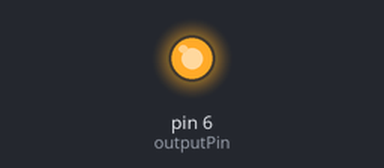
Simulated run of this sketch. Board: Arduino Uno, built with avr-gcc and run on an emulated ATmega328P. Shown: output pins drawn as LEDs (lit = HIGH).

Above: at 0.35 s.
At 7.5 s:
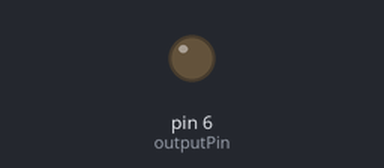
Timing chart, 0 to 11.3 s (numbered marks = the images above):
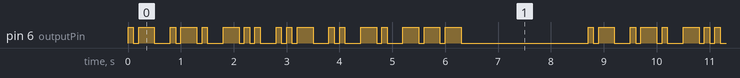

Measured:
- by itself, pin 6 (outputPin): moves between LOW and HIGH, repeating every 8.7 s
- by itself, everything shown: repeats every 8.7 s, in 36 steps

The sketch:

morse_code.ino
```cpp
// (licence header left out)
/*
 * This sketch blinks morse code.
 * Connect the output pin to a speaker or a led.
 *
 * 1. The length of a dot is one unit.
 * 2. A dash is three units.
 * 3. The space between parts of the same letter is one unit.
 * 4. The space between letters is three units.
 * 5. The space between words is seven units.
 *
 */

int outputPin = 6;  // The pin to send output to.
int outputPin2 = 7; // The second pin to send output to.
int unit = 100;  // The unit of time in milliseconds.
//String message = "SOS";
//String message = "ABCDEFGHIJKLMNOPQRSTUVWXYZ";
String message = "arduino";

void setup() {
  // initialize the digital pin as an output.
  pinMode(outputPin, OUTPUT);
}

void loop() {
  convertString(message);
  wordSpace();
  wordSpace();
  wordSpace();
}

void dot() {
  // The length of a dot is one unit.
  digitalWrite(outputPin, HIGH);
  digitalWrite(outputPin2, HIGH);
  delay(unit);
  digitalWrite(outputPin, LOW);
  digitalWrite(outputPin2, LOW);
}

void dash() {
  // The length of a dash is three units.
  digitalWrite(outputPin, HIGH);
  digitalWrite(outputPin2, HIGH);
  delay(unit * 3);
  digitalWrite(outputPin, LOW);
  digitalWrite(outputPin2, LOW);
}

void letterSpace() {
  // The space between letters is three units.
  delay(unit * 3);
}

void wordSpace() {
  // The space between words is seven units.
  delay(unit * 7);
}

void convertString(String string) {
  string.toUpperCase();
  for (int a = 0; a < string.length(); a++) {
    convertCharacter(string.charAt(a));
    letterSpace();
  }
}

void convertCharacter(char character) {
  // The space between parts of the same letter is one unit.
  switch (character) {
    case ' ':
      wordSpace();
      break;
    case 'A':
      dot(); delay(unit); dash();
      break;
    case 'B':
      dash(); delay(unit); dot(); delay(unit); dot(); delay(unit); dot();
      break;
    case 'C':
      dash(); delay(unit); dot(); delay(unit); dash(); delay(unit); dot();
      break;
    case 'D':
      dash(); delay(unit); dot(); delay(unit); dot();
      break;
    case 'E':
      dot();
      break;
    case 'F':
      dot(); delay(unit); dot(); delay(unit); dash(); delay(unit); dot();
      break;
    case 'G':
      dash(); delay(unit); dash(); delay(unit); dot();
      break;
    case 'H':
      dot(); delay(unit); dot(); delay(unit); dot(); delay(unit); dot();
      break;
    case 'I':
      dot(); delay(unit); dot();
      break;
    case 'J':
      dot(); delay(unit); dash(); delay(unit); dash(); delay(unit); dash();
      break;
    case 'K':
      dash(); delay(unit); dot(); delay(unit); dash();
      break;
    case 'L':
      dot(); delay(unit); dash(); delay(unit); dot(); delay(unit); dot();
      break;
    case 'M':
      dash(); delay(unit); dash();
      break;
    case 'N':
      dash(); delay(unit); dot();
      break;
    case 'O':
      dash(); delay(unit); dash(); delay(unit); dash();
      break;
    case 'P':
      dot(); delay(unit); dash(); delay(unit); dash(); delay(unit); dot();
      break;
    case 'Q':
      dash(); delay(unit); dash(); delay(unit); dot(); delay(unit); dash();
      break;
    case 'R':
      dot(); delay(unit); dash(); delay(unit); dot();
      break;
    case 'S':
      dot(); delay(unit); dot(); delay(unit); dot();
      break;
    case 'T':
      dash();
      break;
    case 'U':
      dot(); delay(unit); dot(); delay(unit); dash();
      break;
    case 'V':
      dot(); delay(unit); dot(); delay(unit); dot(); delay(unit); dash();
      break;
    case 'W':
      dot(); delay(unit); dash(); delay(unit); dash();
      break;
    case 'X':
      dash(); delay(unit); dot(); delay(unit); dot(); delay(unit); dash();
      break;
    case 'Y':
      dash(); delay(unit); dot(); delay(unit); dash(); delay(unit); dash();
      break;
    case 'Z':
      dash(); delay(unit); dash(); delay(unit); dot(); delay(unit); dot();
      break;
    case '1':
      dot(); delay(unit); dash(); delay(unit); dash(); delay(unit); dash(); delay(unit); dash();
      break;
    case '2':
      dot(); delay(unit); dot(); delay(unit); dash(); delay(unit); dash(); delay(unit); dash();
      break;
    case '3':
      dot(); delay(unit); dot(); delay(unit); dot(); delay(unit); dash(); delay(unit); dash();
      break;
    case '4':
      dot(); delay(unit); dot(); delay(unit); dot(); delay(unit); dot(); delay(unit); dash();
      break;
    case '5':
      dot(); delay(unit); dot(); delay(unit); dot(); delay(unit); dot(); delay(unit); dot();
      break;
    case '6':
      dash(); delay(unit); dot(); delay(unit); dot(); delay(unit); dot(); delay(unit); dot();
      break;
    case '7':
      dash(); delay(unit); dash(); delay(unit); dot(); delay(unit); dot(); delay(unit); dot();
      break;
    case '8':
      dash(); delay(unit); dash(); delay(unit); dash(); delay(unit); dot(); delay(unit); dot();
      break;
    case '9':
      dash(); delay(unit); dash(); delay(unit); dash(); delay(unit); dash(); delay(unit); dot();
      break;
    case '0':
      dash(); delay(unit); dash(); delay(unit); dash(); delay(unit); dash(); delay(unit); dash();
      break;
    default:
      wordSpace();
      break;
  }
}
```
